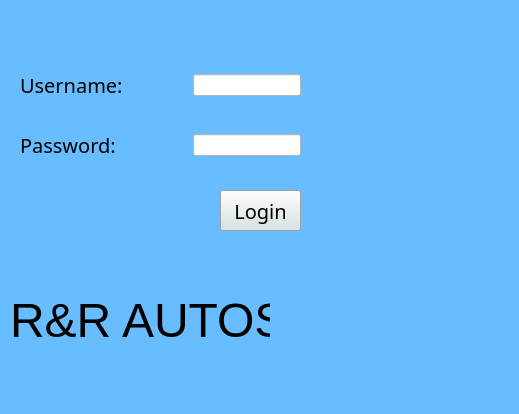
<?xml version="1.0" encoding="UTF-8"?>
<ui version="4.0">
 <class>admin_login_form</class>
 <widget class="QWidget" name="admin_login_form">
  <property name="geometry">
   <rect>
    <x>0</x>
    <y>0</y>
    <width>519</width>
    <height>414</height>
   </rect>
  </property>
  <property name="windowTitle">
   <string>Form</string>
  </property>
  <property name="styleSheet">
   <string notr="true">background-color: rgb(103, 189, 255);
border-color: rgb(108, 255, 157);</string>
  </property>
  <widget class="QLabel" name="photo">
   <property name="geometry">
    <rect>
     <x>320</x>
     <y>10</y>
     <width>181</width>
     <height>171</height>
    </rect>
   </property>
   <property name="styleSheet">
    <string notr="true"/>
   </property>
   <property name="text">
    <string/>
   </property>
   <property name="pixmap">
    <pixmap>../admin.png</pixmap>
   </property>
   <property name="scaledContents">
    <bool>true</bool>
   </property>
   <property name="wordWrap">
    <bool>false</bool>
   </property>
   <property name="margin">
    <number>1</number>
   </property>
   <property name="indent">
    <number>-1</number>
   </property>
   <property name="openExternalLinks">
    <bool>false</bool>
   </property>
  </widget>
  <widget class="QWidget" name="layoutWidget">
   <property name="geometry">
    <rect>
     <x>20</x>
     <y>70</y>
     <width>281</width>
     <height>30</height>
    </rect>
   </property>
   <layout class="QHBoxLayout" name="horizontalLayout">
    <item>
     <widget class="QLabel" name="label_5">
      <property name="font">
       <font>
        <family>Acier DisplaySolid</family>
        <pointsize>15</pointsize>
       </font>
      </property>
      <property name="text">
       <string>Username:</string>
      </property>
     </widget>
    </item>
    <item>
     <spacer name="horizontalSpacer">
      <property name="orientation">
       <enum>Qt::Horizontal</enum>
      </property>
      <property name="sizeHint" stdset="0">
       <size>
        <width>40</width>
        <height>20</height>
       </size>
      </property>
     </spacer>
    </item>
    <item>
     <widget class="QLineEdit" name="le_username">
      <property name="styleSheet">
       <string notr="true">background-color: rgb(255, 255, 255);</string>
      </property>
     </widget>
    </item>
   </layout>
  </widget>
  <widget class="QWidget" name="layoutWidget_2">
   <property name="geometry">
    <rect>
     <x>20</x>
     <y>130</y>
     <width>281</width>
     <height>30</height>
    </rect>
   </property>
   <layout class="QHBoxLayout" name="horizontalLayout_2">
    <item>
     <widget class="QLabel" name="label_3">
      <property name="font">
       <font>
        <family>Acier DisplaySolid</family>
        <pointsize>15</pointsize>
       </font>
      </property>
      <property name="text">
       <string>Password:</string>
      </property>
     </widget>
    </item>
    <item>
     <spacer name="horizontalSpacer_2">
      <property name="orientation">
       <enum>Qt::Horizontal</enum>
      </property>
      <property name="sizeHint" stdset="0">
       <size>
        <width>40</width>
        <height>20</height>
       </size>
      </property>
     </spacer>
    </item>
    <item>
     <widget class="QLineEdit" name="le_password">
      <property name="styleSheet">
       <string notr="true">background-color: rgb(255, 255, 255);</string>
      </property>
      <property name="echoMode">
       <enum>QLineEdit::Password</enum>
      </property>
     </widget>
    </item>
   </layout>
  </widget>
  <widget class="QPushButton" name="btn_login">
   <property name="geometry">
    <rect>
     <x>220</x>
     <y>190</y>
     <width>81</width>
     <height>41</height>
    </rect>
   </property>
   <property name="palette">
    <palette>
     <active>
      <colorrole role="Button">
       <brush brushstyle="SolidPattern">
        <color alpha="255">
         <red>213</red>
         <green>226</green>
         <blue>229</blue>
        </color>
       </brush>
      </colorrole>
      <colorrole role="Base">
       <brush brushstyle="SolidPattern">
        <color alpha="255">
         <red>213</red>
         <green>226</green>
         <blue>229</blue>
        </color>
       </brush>
      </colorrole>
      <colorrole role="Window">
       <brush brushstyle="SolidPattern">
        <color alpha="255">
         <red>213</red>
         <green>226</green>
         <blue>229</blue>
        </color>
       </brush>
      </colorrole>
     </active>
     <inactive>
      <colorrole role="Button">
       <brush brushstyle="SolidPattern">
        <color alpha="255">
         <red>213</red>
         <green>226</green>
         <blue>229</blue>
        </color>
       </brush>
      </colorrole>
      <colorrole role="Base">
       <brush brushstyle="SolidPattern">
        <color alpha="255">
         <red>213</red>
         <green>226</green>
         <blue>229</blue>
        </color>
       </brush>
      </colorrole>
      <colorrole role="Window">
       <brush brushstyle="SolidPattern">
        <color alpha="255">
         <red>213</red>
         <green>226</green>
         <blue>229</blue>
        </color>
       </brush>
      </colorrole>
     </inactive>
     <disabled>
      <colorrole role="Button">
       <brush brushstyle="SolidPattern">
        <color alpha="255">
         <red>213</red>
         <green>226</green>
         <blue>229</blue>
        </color>
       </brush>
      </colorrole>
      <colorrole role="Base">
       <brush brushstyle="SolidPattern">
        <color alpha="255">
         <red>213</red>
         <green>226</green>
         <blue>229</blue>
        </color>
       </brush>
      </colorrole>
      <colorrole role="Window">
       <brush brushstyle="SolidPattern">
        <color alpha="255">
         <red>213</red>
         <green>226</green>
         <blue>229</blue>
        </color>
       </brush>
      </colorrole>
     </disabled>
    </palette>
   </property>
   <property name="font">
    <font>
     <family>Acier DisplaySolid</family>
     <pointsize>15</pointsize>
    </font>
   </property>
   <property name="styleSheet">
    <string notr="true">background-color: rgb(213, 226, 229);</string>
   </property>
   <property name="text">
    <string>Login</string>
   </property>
  </widget>
  <widget class="QLabel" name="label">
   <property name="geometry">
    <rect>
     <x>10</x>
     <y>280</y>
     <width>261</width>
     <height>81</height>
    </rect>
   </property>
   <property name="font">
    <font>
     <pointsize>36</pointsize>
    </font>
   </property>
   <property name="text">
    <string>R&amp;R AUTOS</string>
   </property>
  </widget>
  <widget class="QLabel" name="label_2">
   <property name="geometry">
    <rect>
     <x>270</x>
     <y>240</y>
     <width>251</width>
     <height>191</height>
    </rect>
   </property>
   <property name="text">
    <string/>
   </property>
   <property name="pixmap">
    <pixmap>../deal_fain.jpg</pixmap>
   </property>
   <property name="scaledContents">
    <bool>true</bool>
   </property>
  </widget>
 </widget>
 <resources/>
 <connections/>
</ui>
